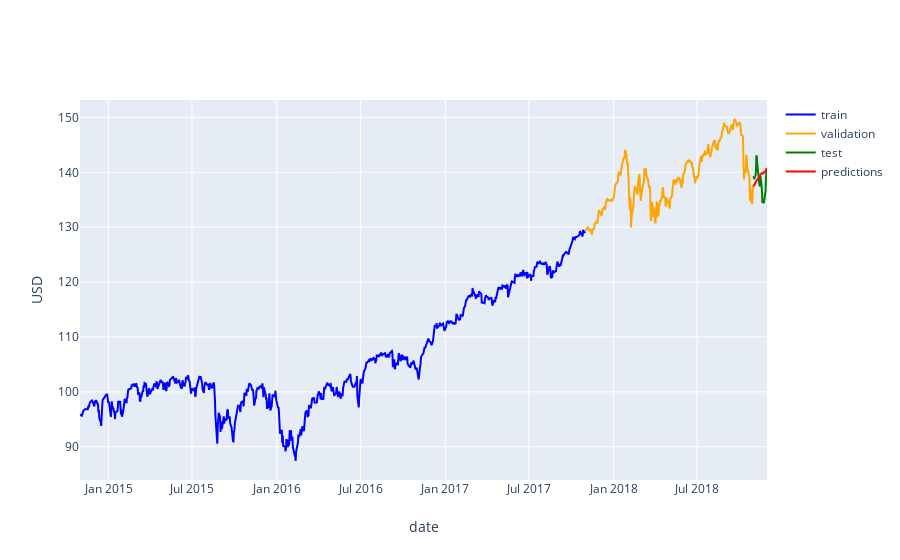

Notebook code cell kept with this figure:
### Code cell
# Plot test predictions
fig = go.Figure()

# Add traces
fig.add_trace(go.Scatter(x=train['date'], 
                         y=train['adj_close'],
                         mode='lines',
                         name='train',
                         line=dict(color='blue')))
fig.add_trace(go.Scatter(x=val['date'], 
                         y=val['adj_close'],
                         mode='lines',
                         name='validation',
                         line=dict(color='orange')))
fig.add_trace(go.Scatter(x=test['date'], 
                         y=test['adj_close'],
                         mode='lines',
                         name='test',
                         line=dict(color='green')))
fig.add_trace(go.Scatter(x=test[:H]['date'], 
                         y=est,
                         mode='lines',
                         name='predictions',
                         line=dict(color='red')))
fig.update_layout(yaxis=dict(title='USD'),
                  xaxis=dict(title='date'))

### Figure 1 — Plotly figure (JSON) as saved in the notebook; plotly's stock layout.template omitted (floating-point values rounded to 4 significant figures; data arrays with more than 128 entries replaced by an {"elided": "..."} marker saying what was removed)
{"data": [{"line": {"color": "blue"}, "mode": "lines", "name": "train", "type": "scatter", "x": {"elided": "756 str values"}, "y": {"elided": "756 float values"}}, {"line": {"color": "orange"}, "mode": "lines", "name": "validation", "type": "scatter", "x": {"elided": "252 str values"}, "y": {"elided": "252 float values"}}, {"line": {"color": "green"}, "mode": "lines", "name": "test", "type": "scatter", "x": ["2018-11-01T00:00:00", "2018-11-02T00:00:00", "2018-11-05T00:00:00", "2018-11-06T00:00:00", "2018-11-07T00:00:00", "2018-11-08T00:00:00", "2018-11-09T00:00:00", "2018-11-12T00:00:00", "2018-11-13T00:00:00", "2018-11-14T00:00:00", "2018-11-15T00:00:00", "2018-11-16T00:00:00", "2018-11-19T00:00:00", "2018-11-20T00:00:00", "2018-11-21T00:00:00", "2018-11-23T00:00:00", "2018-11-26T00:00:00", "2018-11-27T00:00:00", "2018-11-28T00:00:00", "2018-11-29T00:00:00", "2018-11-30T00:00:00"], "y": [139.3, 138.7, 139.4, 140.2, 143.1, 142.8, 141.3, 138.6, 138.4, 137.4, 139.0, 139.3, 136.8, 134.4, 135.1, 134.3, 136.4, 136.6, 139.8, 139.5, 140.5]}, {"line": {"color": "red"}, "mode": "lines", "name": "predictions", "type": "scatter", "x": ["2018-11-01T00:00:00", "2018-11-02T00:00:00", "2018-11-05T00:00:00", "2018-11-06T00:00:00", "2018-11-07T00:00:00", "2018-11-08T00:00:00", "2018-11-09T00:00:00", "2018-11-12T00:00:00", "2018-11-13T00:00:00", "2018-11-14T00:00:00", "2018-11-15T00:00:00", "2018-11-16T00:00:00", "2018-11-19T00:00:00", "2018-11-20T00:00:00", "2018-11-21T00:00:00", "2018-11-23T00:00:00", "2018-11-26T00:00:00", "2018-11-27T00:00:00", "2018-11-28T00:00:00", "2018-11-29T00:00:00", "2018-11-30T00:00:00"], "y": [137.5, 137.6, 138.1, 138.4, 138.5, 138.6, 138.7, 138.8, 138.9, 139.2, 139.4, 139.7, 139.8, 139.8, 139.7, 140.0, 140.1, 140.5, 140.6, 140.7, 140.7]}], "layout": {"xaxis": {"title": {"text": "date"}}, "yaxis": {"title": {"text": "USD"}}}}
